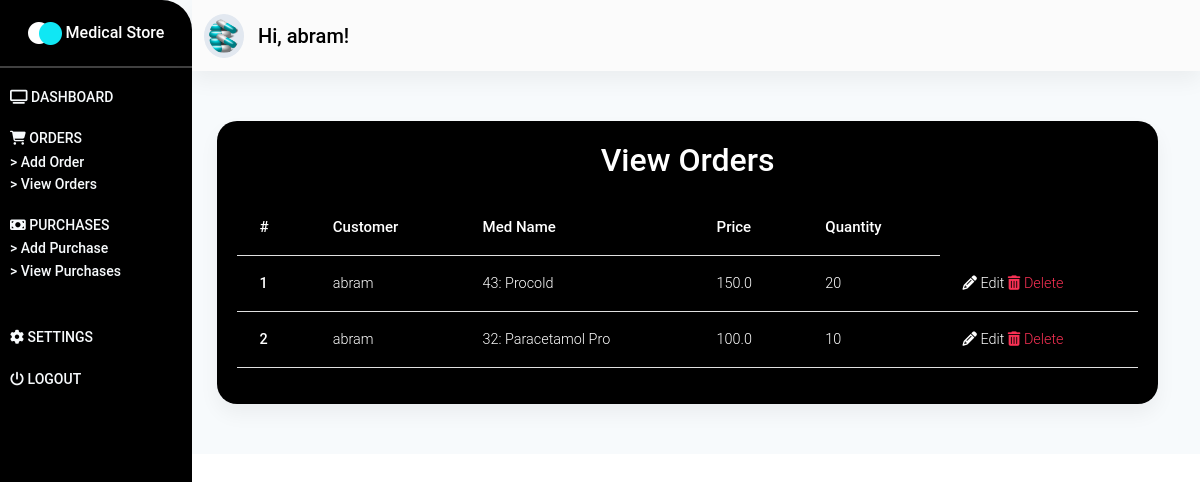
Page /customer/orders/ (signed in) on the earlier database version.
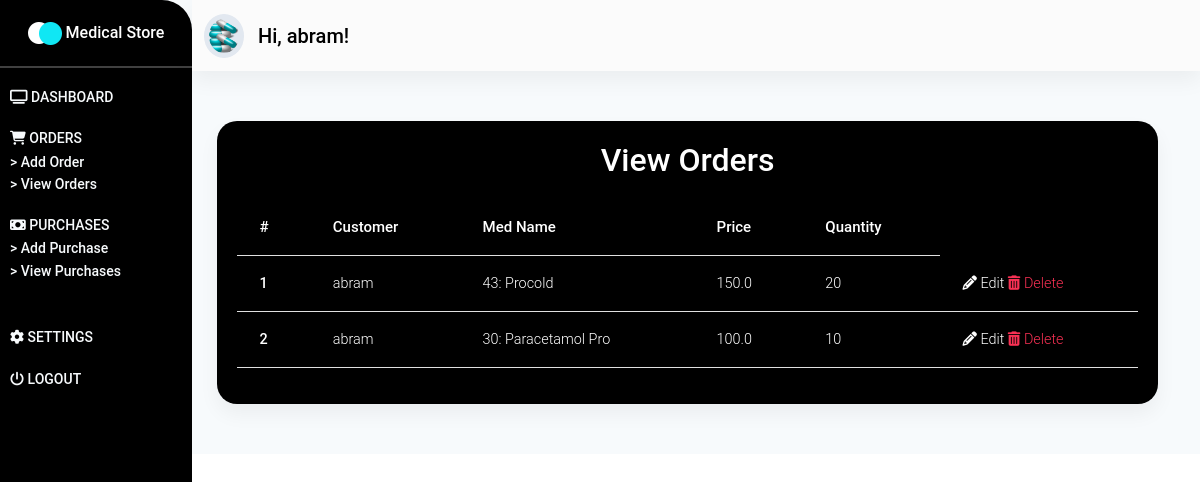
Same page on the later database version.
### customer/models.py (models this page shows, shortened)
class Order(models.Model):
    customer = models.ForeignKey(User, on_delete=models.CASCADE)
    med_name = models.ForeignKey(Medicine, on_delete=models.CASCADE)
    price = models.FloatField()
    timestamp = models.DateTimeField(auto_now_add=True)
    quantity = models.IntegerField()
    def get_update_url(self):
        return reverse("customer:update-order", kwargs={"pk": self.pk})
    def get_delete_url(self):
        return reverse("customer:delete-order", kwargs={"pk": self.pk})

### store/models.py (models this page shows, shortened)
class Medicine(models.Model):
    med_code = models.IntegerField()
    med_name = models.CharField(max_length=50)
    dealer_name = models.ForeignKey(Dealer, on_delete=models.CASCADE)
    price = models.FloatField()
    stock = models.IntegerField()
    description = models.TextField()
    def __str__(self):
        return f"{self.med_code}: {self.med_name}"

### customer/views.py (the view)
# urls.py: path('orders/', orders_page, name="view-orders"),
@login_required(login_url="/login/customer/")
def orders_page(request):
    orders = Order.objects.filter(customer=request.user)
    context = {
        "orders": orders
    }
    return render(request, "store/customer/view-orders.html", context)

### store/templates/store/customer/view-orders.html (shortened to what this page needs)
{% extends 'store/base.html' %}
{% load static %}
{% block content %}
<section id="dashboard_section" class="dashboard_section">
    {% include "store/_dashboard-customer.html" %}
    <div class="container-fluid">
        <div class="add_dealer">
            <div class="purchase__card card">
                <p class="h2">
                    View Orders
                </p>
                <div class="dealers__table table-responsive">
                    <table class="table">
                        <thead>
                            <tr>
                                <th scope="col">#</th>
                                <th scope="col">Customer</th>
                                <th scope="col">Med Name</th>
                                <th scope="col">Price</th>
                                <th scope="col">Quantity</th>
                            </tr>
                        </thead>
                        <tbody>
                            {% for order in orders %}
                            <tr>
                                <th scope="row">{{ order.id }}</th>
                                <td>{{ order.customer }}</td>
                                <td>{{ order.med_name }}</td>
                                <td>{{ order.price }}</td>
                                <td>{{ order.quantity }}</td>
                                <td>
                                    <a href="{{ order.get_update_url }}" class="text-white">
                                        <i class="fa fa-pencil" aria-hidden="true"></i> Edit
                                    </a>
                                    <a href="{{ order.get_delete_url }}" class="text-danger">
                                        <i class="fa fa-trash" aria-hidden="true"></i> Delete
                                    </a>
                                </td>
                            </tr>
                            {% endfor %}
                        </tbody>
                    </table>
                </div>
            </div>
        </div>
    </div>
</section>
{% endblock content %}

Differences in the rows shown:
changed through a linked row, Order id 2: med_name "32: Paracetamol Pro" → "30: Paracetamol Pro"
